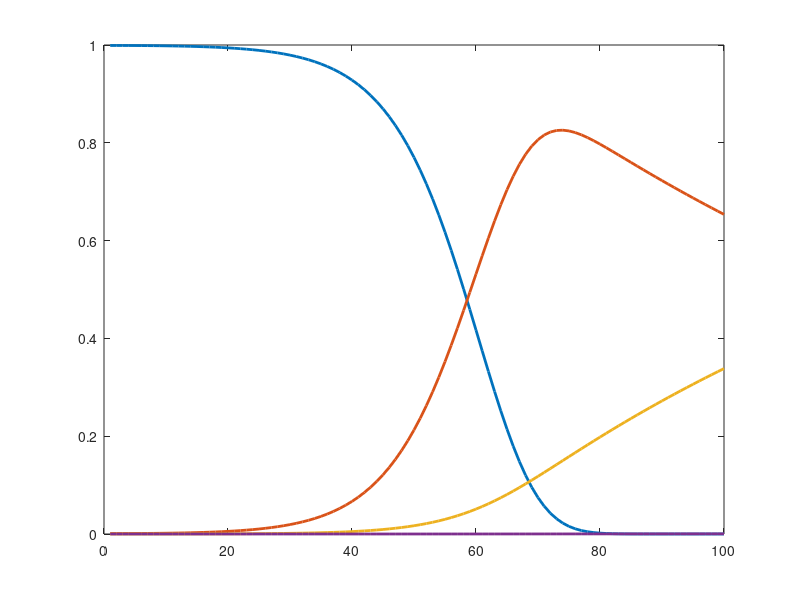

This figure's MATLAB source:
clear; clc; close all;

t=100;      % for 100 days, h=1day
beta=2; gamma=0.001; a=0.01;

S=zeros(1,t); E=S; I=S; R=S;
N=10010;
S(1)=10000/N; E(1)=10/N; I(1)=0; R(1)=0;

for ik=2:100
    S(ik)=S(ik-1)-beta*S(ik-1)*I(ik-1);
    E(ik)=E(ik-1)+beta*S(ik-1)*I(ik-1)-a*E(ik-1);
    I(ik)=I(ik-1)+a*E(ik-1)-gamma*I(ik-1);
    R(ik)=gamma*I(ik-1);
end

plot(S,'linewidth',2)
hold on
plot(E,'linewidth',2)
hold on
plot(I,'linewidth',2)
hold on
plot(R,'linewidth',2)
hold on